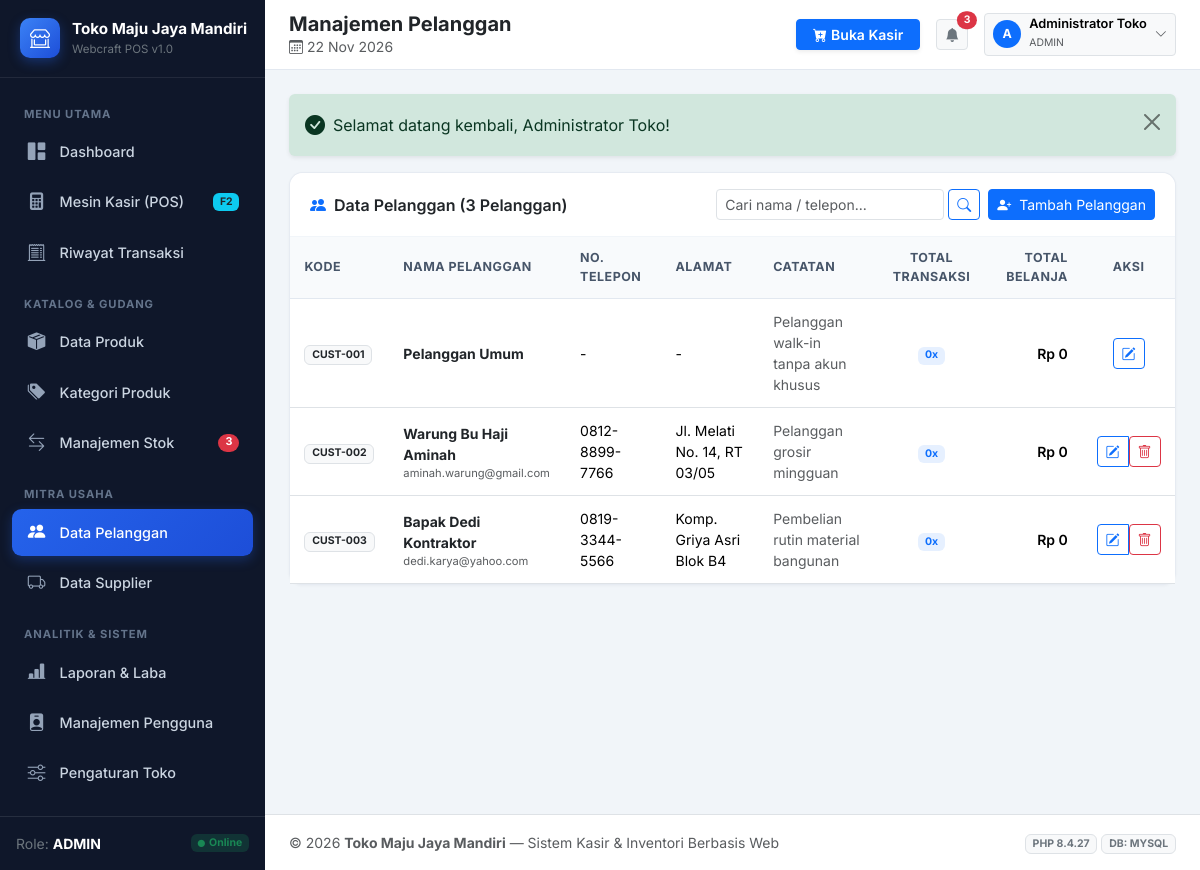
The page /index.php?page=customers (signed in) on the database its author committed.
### tables this page shows
CREATE TABLE `store_settings` (
    `id` INT UNSIGNED PRIMARY KEY DEFAULT 1,
    `store_name` VARCHAR(150) NOT NULL DEFAULT 'Webcraft POS UMKM',
    `store_tagline` VARCHAR(200) DEFAULT 'Solusi Kasir & Inventori Terpadu',
    `address` VARCHAR(500) DEFAULT NULL,
    `phone` VARCHAR(30) DEFAULT NULL,
    `email` VARCHAR(100) DEFAULT NULL,
    `logo_path` VARCHAR(255) DEFAULT NULL,
    `receipt_header` VARCHAR(500) DEFAULT NULL,
    `receipt_footer` VARCHAR(500) DEFAULT 'Terima kasih telah berbelanja di toko kami! Barang yang sudah dibeli tidak dapat ditukar/dikembalikan kecuali ada perjanjian.',
    `show_logo_on_receipt` TINYINT(1) NOT NULL DEFAULT 1,
    `show_cashier_on_receipt` TINYINT(1) NOT NULL DEFAULT 1,
    `show_customer_on_receipt` TINYINT(1) NOT NULL DEFAULT 1,
    `receipt_paper_width` ENUM('58mm', '80mm') NOT NULL DEFAULT '80mm',
    `currency_symbol` VARCHAR(10) NOT NULL DEFAULT 'Rp',
    `updated_at` TIMESTAMP DEFAULT CURRENT_TIMESTAMP ON UPDATE CURRENT_TIMESTAMP
);

CREATE TABLE `customers` (
    `id` INT UNSIGNED AUTO_INCREMENT PRIMARY KEY,
    `code` VARCHAR(30) NOT NULL UNIQUE,
    `name` VARCHAR(150) NOT NULL,
    `phone` VARCHAR(30) DEFAULT NULL,
    `email` VARCHAR(100) DEFAULT NULL,
    `address` VARCHAR(500) DEFAULT NULL,
    `notes` VARCHAR(255) DEFAULT NULL,
    `created_at` TIMESTAMP DEFAULT CURRENT_TIMESTAMP,
    `updated_at` TIMESTAMP DEFAULT CURRENT_TIMESTAMP ON UPDATE CURRENT_TIMESTAMP
);

### views/partners/customers.php (the view, shortened to what the rows shown need)
<div class="card">
    <div class="card-header d-flex flex-wrap justify-content-between align-items-center gap-2">
        <span><i class="bi bi-people-fill text-primary me-2"></i>Data Pelanggan (<?= count($customers) ?> Pelanggan)</span>
        <div class="d-flex flex-wrap gap-2">
            <form method="GET" action="<?= e(base_url('index.php')) ?>" class="d-flex gap-1">
                <input type="text" name="search" class="form-control form-control-sm" value="<?= e($search) ?>" placeholder="Cari nama / telepon...">
                <button type="submit" class="btn btn-outline-primary btn-sm"><i class="bi bi-search"></i></button>
            </form>
            <button type="button" class="btn btn-primary btn-sm" data-bs-toggle="modal" data-bs-target="#modalAddCustomer">
                <i class="bi bi-person-plus-fill me-1"></i> Tambah Pelanggan
            </button>
        </div>
    </div>
    <div class="table-responsive">
        <table class="table table-hover mb-0 small">
            <thead>
                <tr>
                    <th>Kode</th>
                    <th>Nama Pelanggan</th>
                    <th>No. Telepon</th>
                    <th>Alamat</th>
                    <th>Catatan</th>
                    <th class="text-center">Total Transaksi</th>
                    <th class="text-end">Total Belanja</th>
                    <th class="text-center">Aksi</th>
                </tr>
            </thead>
            <tbody>
                <?php if (empty($customers)): ?>
                    <tr>
                        <td colspan="8" class="text-center py-4 text-muted">Tidak ada data pelanggan ditemukan.</td>
                    </tr>
                <?php else: ?>
                    <?php foreach ($customers as $c): ?>
                        <tr>
                            <td><span class="badge bg-light text-dark border"><?= e($c['code']) ?></span></td>
                            <td>
                                <div class="fw-bold text-dark"><?= e($c['name']) ?></div>
                                <?php if (!empty($c['email']) && $c['email'] !== '-'): ?>
                                    <div class="text-muted" style="font-size:0.7rem;"><?= e($c['email']) ?></div>
                                <?php endif; ?>
                            </td>
                            <td><?= e($c['phone'] ?: '-') ?></td>
                            <td><?= e($c['address'] ?: '-') ?></td>
                            <td class="text-muted"><?= e($c['notes'] ?: '-') ?></td>
                            <td class="text-center"><span class="badge bg-primary bg-opacity-10 text-primary"><?= (int) $c['total_transactions'] ?>x</span></td>
                            <td class="text-end fw-semibold"><?= e(rupiah($c['total_spent'])) ?></td>
                            <td class="text-center">
                                <div class="btn-group btn-group-sm">
                                    <button type="button" class="btn btn-outline-primary"
                                            onclick='openEditCustomerModal(<?= json_encode($c, JSON_HEX_APOS | JSON_HEX_QUOT) ?>)'
                                            title="Ubah Pelanggan">
                                        <i class="bi bi-pencil-square"></i>
                                    </button>
                                    <?php if (is_admin() && (int) $c['id'] !== 1): ?>
                                        <form method="POST" action="<?= e(route_url('customer_delete')) ?>" class="d-inline js-confirm-delete"
                                              data-confirm="Hapus pelanggan '<?= e($c['name']) ?>'?">
                                            <button type="submit" class="btn btn-outline-danger btn-sm" title="Hapus">
                                                <i class="bi bi-trash"></i>
                                            </button>
                                        </form>
                                    <?php endif; ?>
                                </div>
                            </td>
                        </tr>
                    <?php endforeach; ?>
                <?php endif; ?>
            </tbody>
        </table>
    </div>
</div>

### views/layouts/header.php (shortened to what the rows shown need)
<?php
$authUser = current_user();
$storeName = $storeSettings['store_name'] ?? 'Webcraft POS';
$logoPath = $storeSettings['logo_path'] ?? null;
?>
<!DOCTYPE html>
<html lang="id">
<head>
    <link href="https://cdn.jsdelivr.net/npm/bootstrap@5.3.3/dist/css/bootstrap.min.css" rel="stylesheet">
    <link href="https://cdn.jsdelivr.net/npm/bootstrap-icons@1.11.3/font/bootstrap-icons.min.css" rel="stylesheet">
    <link href="<?= e(asset_url('assets/css/style.css')) ?>" rel="stylesheet">
</head>
<body>
<div class="app-wrapper">
    <aside class="app-sidebar" id="appSidebar">
        <div class="d-flex align-items-center justify-content-between pe-2">
            <a href="<?= e(route_url('dashboard')) ?>" class="sidebar-brand flex-grow-1">
                <?php if (!empty($logoPath)): ?>
                    <img src="<?= e(asset_url($logoPath)) ?>" alt="Logo" class="rounded" style="width:40px;height:40px;object-fit:cover;">
                <?php else: ?>
                    <div class="sidebar-brand-icon">
                        <i class="bi bi-shop-window"></i>
                    </div>
                <?php endif; ?>
                <div class="overflow-hidden">
                    <div class="fw-bold text-truncate" style="font-size:0.95rem;"><?= e($storeName) ?></div>
                    <div class="text-secondary" style="font-size:0.72rem;">Webcraft POS v1.0</div>
                </div>
            </a>
        </div>
        <nav class="sidebar-nav">
            <div class="sidebar-heading">Menu Utama</div>
            <a href="<?= e(route_url('dashboard')) ?>" class="sidebar-link <?= is_active_page('dashboard') ?>">
                <i class="bi bi-grid-1x2-fill"></i>
                <span>Dashboard</span>
            </a>
            <a href="<?= e(route_url('pos')) ?>" class="sidebar-link <?= is_active_page('pos') ?>">
                <i class="bi bi-calculator-fill"></i>
                <span>Mesin Kasir (POS)</span>
                <span class="badge bg-info text-dark ms-auto" style="font-size:0.65rem;">F2</span>
            </a>
            <a href="<?= e(route_url('transactions')) ?>" class="sidebar-link <?= is_active_page('transactions') ?>">
                <i class="bi bi-receipt-cutoff"></i>
                <span>Riwayat Transaksi</span>
            </a>
            <div class="sidebar-heading mt-2">Katalog &amp; Gudang</div>
            <a href="<?= e(route_url('products')) ?>" class="sidebar-link <?= is_active_page('products') ?>">
                <i class="bi bi-box-seam-fill"></i>
                <span>Data Produk</span>
            </a>
            <a href="<?= e(route_url('categories')) ?>" class="sidebar-link <?= is_active_page('categories') ?>">
                <i class="bi bi-tags-fill"></i>
                <span>Kategori Produk</span>
            </a>
            <a href="<?= e(route_url('stock')) ?>" class="sidebar-link <?= is_active_page('stock') ?>">
                <i class="bi bi-arrow-left-right"></i>
                <span>Manajemen Stok</span>
                <?php if (($lowStockCount ?? 0) > 0): ?>
                    <span class="badge rounded-pill bg-danger ms-auto" title="Stok Menipis"><?= (int) $lowStockCount ?></span>
                <?php endif; ?>
            </a>
            <div class="sidebar-heading mt-2">Mitra Usaha</div>
            <a href="<?= e(route_url('customers')) ?>" class="sidebar-link <?= is_active_page('customers') ?>">
                <i class="bi bi-people-fill"></i>
                <span>Data Pelanggan</span>
            </a>
            <a href="<?= e(route_url('suppliers')) ?>" class="sidebar-link <?= is_active_page('suppliers') ?>">
                <i class="bi bi-truck"></i>
                <span>Data Supplier</span>
            </a>
            <?php if (is_admin()): ?>
                <div class="sidebar-heading mt-2">Analitik &amp; Sistem</div>
                <a href="<?= e(route_url('reports')) ?>" class="sidebar-link <?= is_active_page('reports') ?>">
                    <i class="bi bi-bar-chart-line-fill"></i>
                    <span>Laporan &amp; Laba</span>
                </a>
                <a href="<?= e(route_url('users')) ?>" class="sidebar-link <?= is_active_page('users') ?>">
                    <i class="bi bi-person-badge-fill"></i>
                    <span>Manajemen Pengguna</span>
                </a>
                <a href="<?= e(route_url('settings')) ?>" class="sidebar-link <?= is_active_page('settings') ?>">
                    <i class="bi bi-sliders"></i>
                    <span>Pengaturan Toko</span>
                </a>
            <?php endif; ?>
        </nav>
        <div class="p-3 border-top border-secondary border-opacity-25">
            <div class="d-flex align-items-center justify-content-between small text-secondary">
                <span>Role: <strong class="text-uppercase text-white"><?= e($authUser['role'] ?? 'kasir') ?></strong></span>
                <span class="badge bg-success bg-opacity-25 text-success"><i class="bi bi-circle-fill me-1" style="font-size:0.45rem;"></i>Online</span>
            </div>
        </div>
    </aside>
    <div class="app-main">
        <header class="app-topbar">
            <div class="d-flex align-items-center gap-3">
                <div>
                    <h1 class="h5 mb-0 fw-bold text-dark"><?= e($pageTitle ?? 'Dashboard') ?></h1>
                    <div class="text-muted small d-none d-sm-block">
                        <i class="bi bi-calendar3 me-1"></i><?= e(tanggal_indo(date('Y-m-d'))) ?>
                    </div>
                </div>
            </div>
            <div class="d-flex align-items-center gap-2 gap-md-3">
                <?php if (($_GET['page'] ?? '') !== 'pos'): ?>
                    <a href="<?= e(route_url('pos')) ?>" class="btn btn-primary btn-sm fw-semibold d-flex align-items-center gap-1 px-3 shadow-sm">
                        <i class="bi bi-cart-plus-fill"></i>
                        <span class="d-none d-md-inline">Buka Kasir</span>
                    </a>
                <?php endif; ?>
                <div class="dropdown">
                    <button class="btn btn-light border btn-sm position-relative" type="button" data-bs-toggle="dropdown" aria-expanded="false" title="Notifikasi Stok Menipis">
                        <i class="bi bi-bell-fill text-secondary"></i>
                        <?php if (($lowStockCount ?? 0) > 0): ?>
                            <span class="position-absolute top-0 start-100 translate-middle badge rounded-pill bg-danger" style="font-size:0.65rem;">
                                <?= (int) $lowStockCount ?>
                            </span>
                        <?php endif; ?>
                    </button>
                </div>
                <div class="dropdown">
                    <button class="btn btn-light border btn-sm d-flex align-items-center gap-2 px-2 py-1" type="button" data-bs-toggle="dropdown" aria-expanded="false">
                        <div class="rounded-circle bg-primary text-white d-flex align-items-center justify-content-center fw-bold" style="width:28px;height:28px;font-size:0.78rem;">
                            <?= e(strtoupper(substr($authUser['name'] ?? 'U', 0, 1))) ?>
                        </div>
                        <div class="text-start d-none d-sm-block">
                            <div class="fw-semibold lh-1" style="font-size:0.8rem;"><?= e($authUser['name'] ?? 'User') ?></div>
                            <small class="text-muted text-uppercase" style="font-size:0.65rem;"><?= e($authUser['role'] ?? 'kasir') ?></small>
                        </div>
                        <i class="bi bi-chevron-down small text-muted"></i>
                    </button>
                </div>
            </div>
        </header>
        <main class="app-content">
            <?php foreach (get_flashes() as $flash): ?>
                <div class="alert alert-<?= e($flash['type']) ?> alert-dismissible fade show shadow-sm border-0 mb-3" role="alert">
                    <div class="d-flex align-items-center gap-2">
                        <?php if ($flash['type'] === 'success'): ?>
                            <i class="bi bi-check-circle-fill fs-5"></i>
                        <?php elseif ($flash['type'] === 'danger'): ?>
                            <i class="bi bi-x-circle-fill fs-5"></i>
                        <?php else: ?>
                            <i class="bi bi-exclamation-triangle-fill fs-5"></i>
                        <?php endif; ?>
                        <div><?= e($flash['message']) ?></div>
                    </div>
                    <button type="button" class="btn-close" data-bs-dismiss="alert" aria-label="Close"></button>
                </div>
            <?php endforeach; ?>

### views/layouts/footer.php (shortened to what the rows shown need)
        </main>
        <footer class="bg-white border-top py-3 px-4 mt-auto">
            <div class="d-flex flex-column flex-sm-row justify-content-between align-items-center small text-muted gap-2">
                <div>
                    &copy; <?= date('Y') ?> <strong><?= e($storeSettings['store_name'] ?? 'Webcraft POS') ?></strong> &mdash; Sistem Kasir &amp; Inventori Berbasis Web
                </div>
                <div>
                    <span class="badge bg-light text-secondary border">PHP <?= PHP_VERSION ?></span>
                    <span class="badge bg-light text-secondary border">DB: <?= strtoupper(\App\Core\Database::getDriver()) ?></span>
                </div>
            </div>
        </footer>
    </div>
</div>
</body>
</html>

### rows shown on the page
store_settings: store_name "Toko Maju Jaya Mandiri"
customers: code "CUST-001", name "Pelanggan Umum", phone "-", address "-", notes "Pelanggan walk-in tanpa akun khusus", total_transactions "0", total_spent "Rp 0"
customers: code "CUST-002", name "Warung Bu Haji Aminah", email "aminah.warung@gmail.com", phone "0812-8899-7766", address "Jl. Melati No. 14, RT 03/05", notes "Pelanggan grosir mingguan", total_transactions "0", total_spent "Rp 0"
customers: code "CUST-003", name "Bapak Dedi Kontraktor", email "dedi.karya@yahoo.com", phone "0819-3344-5566", address "Komp. Griya Asri Blok B4", notes "Pembelian rutin material bangunan", total_transactions "0", total_spent "Rp 0"

### other values the page prints
$lowStockCount "3"
$authUser['role'] "ADMIN"
$pageTitle "Manajemen Pelanggan"
substr($authUser['name'] ?? 'U', 0, 1) "A"
$authUser['name'] "Administrator Toko"
$flash['message'] "Selamat datang kembali, Administrator Toko!"
count($customers) "3"
PHP_VERSION "8.4.27"
